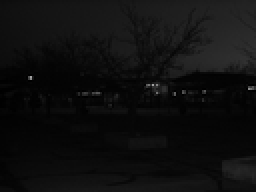
%> input picture HW2/9/images/LC1.png, 128 x 96 px, shrunk from 399 x 300 before the run (shown 2 times larger)
$ octave myMainScript.m   (GNU Octave 9; MATLAB toolbox functions it lacks are replaced by stand-ins)
%> lines starting %> are read from the running program, lines starting %| are printed output that depends on the picture
img1=imread("LC1.png");
%> img1 is the input picture: size 96x128 uint8; min 0, max 164, mean 14.9
Img=img1;
dim_left=7;
dim_right=7;
mid_val=round((dim_left*dim_right)/2);
var=0;
for i=1:dim_left
    for j=1:dim_right
        var=var+1;
        if(var==mid_val)
            Pad_M=i-1;
            Pad_N=j-1;
            break;
        end
    end
end
B=padarray(img1,[Pad_M,Pad_N]);
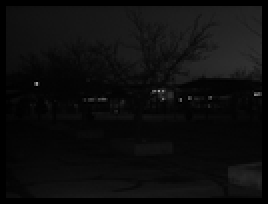
%> B: size 102x134 uint8 (shown 2 times larger); min 0, max 164, mean 13.4
for i= 1:size(B,1)-((Pad_M*2)+1)

    for j=1:size(B,2)-((Pad_N*2)+1)
        cdf=zeros(256,1);
        inc=1;
        for x=1:dim_left
            for y=1:dim_right
                if(inc==mid_val)
                    ele=B(i+x-1,j+y-1)+1;
                end
                    pos=B(i+x-1,j+y-1)+1;
                    cdf(pos)=cdf(pos)+1;
                   inc=inc+1;
            end
        end
        for l=2:256
            cdf(l)=cdf(l)+cdf(l-1);
        end
            Img(i,j)=round(cdf(ele)/(dim_left*dim_right)*255);
     end
end
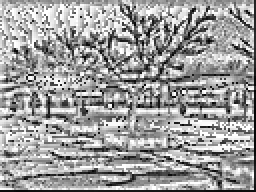
%> Img: size 96x128 uint8 (shown 2 times larger); min 2, max 255, mean 158.4
%> after the loop, cdf = 256 values from 24 to 49; ele = 18
imwrite(Img,"7X7_local.jpg");
figure,imshow(Img);
